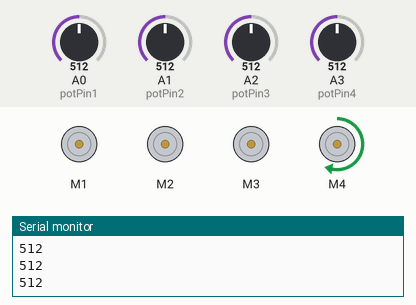
Simulated run of this sketch. Board: Arduino Uno, built with avr-gcc and run on an emulated ATmega328P. Parts: 4 × DC motor (green arrow = forward, orange = backward, longer = faster), the last lines printed to the serial monitor. The inputs (shaded band) are chosen by the test bench; at power-on: A0 (potPin1) = 512, A3 (potPin4) = 512, A1 (potPin2) = 512, A2 (potPin3) = 512.

Above: at 8.3 s.
8.4 s: A0 (potPin1) set to 387
15.9 s: A0 (potPin1) set to 351
At 22.6 s:
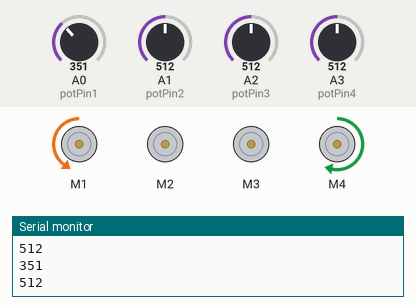
23.4 s: A3 (potPin4) set to 681
31.2 s: A3 (potPin4) set to 703
At 38.1 s:
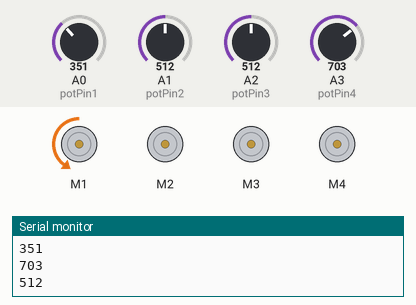
38.7 s: A3 (potPin4) set to 360
At 45.1 s:
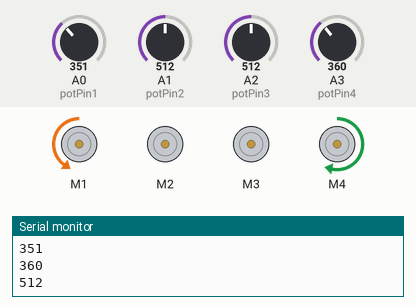
46.2 s: A3 (potPin4) set to 701
At 52.9 s:
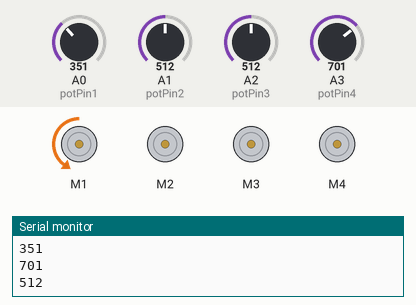
Timing chart, 0 to 54.4 s (numbered marks = the images above; inputs shaded):
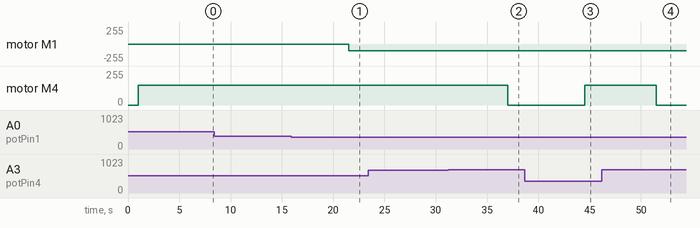

The sketch:

arm_starting_position.ino
```cpp
#include <AFMotor.h>

AF_DCMotor motor1(1);
AF_DCMotor motor2(2);
AF_DCMotor motor3(3);
AF_DCMotor motor4(4);

int potPin1 = 0;
int potPin2 = 1;
int potPin3 = 2;
int potPin4 = 3;

int val1 = 0;
int val2 = 0;
int val3 = 0;
int val4 = 0;

void setup()
{
 Serial.begin(9600);
 motor1.setSpeed(100);
 motor2.setSpeed(100);
 motor3.setSpeed(200);
 motor4.setSpeed(150);
 motor1.run(RELEASE);
 motor2.run(RELEASE);
 motor3.run(RELEASE);
 motor4.run(RELEASE);
}

void loop()
{
  uint8_t i;

  //bottom motor fold back as far as possible
  val4 = analogRead(potPin4);
  Serial.println(val4);
  delay(1000);
  if(val4<691)
  {
  motor4.run(FORWARD); //back into robot ---->691 is folded all the way back
  delay(500);
  }
  else
  {
  motor4.run(RELEASE);
  delay(1000);
  }

  //motor 3 folds down as far as possible
  val3 = analogRead(potPin3);
  Serial.println(val3);
  delay(1000);
  if(val3<000)
  {
  motor3.run(FORWARD);
  delay(500);
  }
  else
  {
  motor3.run(RELEASE);
  delay(1000);
  }

  //motor 2
  val2 = analogRead(potPin2);
  Serial.println(val2);
  delay(1000);
  if(val2<000)
  {
  motor2.run(FORWARD); //up fully up=610 --->flush=461
  delay(500);
  motor2.run(BACKWARD); //down fully down=300
  delay(500);
  }
  else
  {
  motor2.run(RELEASE);
  delay(1000);
  }

  //claw opens as far as possible
  val1 = analogRead(potPin1);
  Serial.println(val1);
  delay(1000);
  if(val1<370)
  {
  motor1.run(BACKWARD);
  delay(500);
  }
  else
  {
  motor1.run(RELEASE);
  delay(1000);
  }
}
```

Measured:
- the behaviour switches between 370 and 369 on A0 (potPin1) (found by bisection; images 0 and 1)
- the behaviour switches between 690 and 691 on A3 (potPin4) (found by bisection; images 1 and 2)
- after the input at 15.9 s, motor M1: stopped → backward 100/255 after 5.6 s
- after the input at 31.2 s, motor M4: forward 150/255 → stopped after 5.8 s
- after the input at 38.7 s, motor M4: stopped → forward 150/255 after 5.8 s
- after the input at 46.2 s, motor M4: forward 150/255 → stopped after 5.3 s
